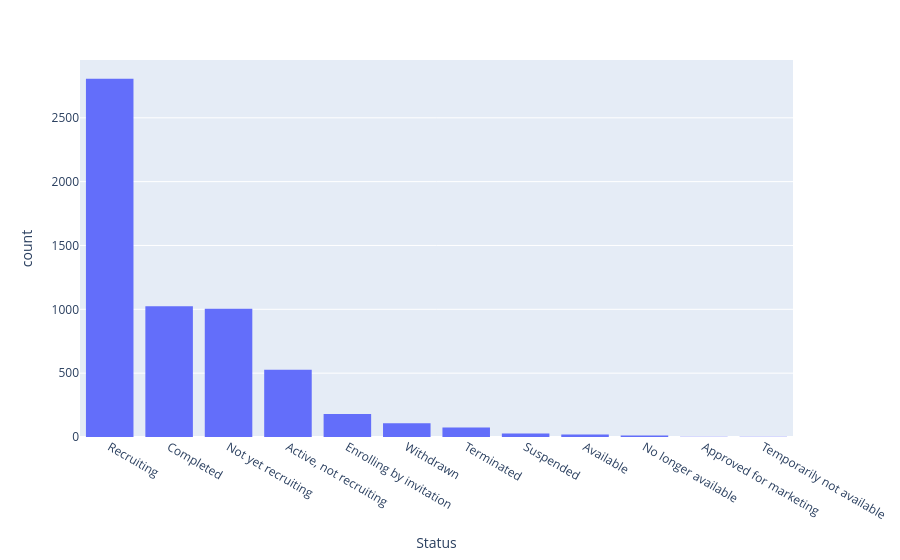

Source (notebook cell):
### Code cell
status = DF_Covid
mask = DF_Covid['Status'].value_counts().sort_values(ascending=False)

fig = px.histogram(
    DF_Covid,
    x='Status',
    category_orders={'Status': mask.index} 
)

fig.show()

### Figure 1 — Plotly figure (JSON) as saved in the notebook; plotly's stock layout.template omitted (floating-point values rounded to 4 significant figures; data arrays with more than 128 entries replaced by an {"elided": "..."} marker saying what was removed)
{"data": [{"bingroup": "x", "hovertemplate": "Status=%{x}<br>count=%{y}<extra></extra>", "legendgroup": "", "marker": {"color": "#636efa", "pattern": {"shape": ""}}, "name": "", "orientation": "v", "showlegend": false, "type": "histogram", "x": {"elided": "5783 str values"}, "xaxis": "x", "yaxis": "y"}], "layout": {"barmode": "relative", "legend": {"tracegroupgap": 0}, "margin": {"t": 60}, "xaxis": {"anchor": "y", "categoryarray": ["Recruiting", "Completed", "Not yet recruiting", "Active, not recruiting", "Enrolling by invitation", "Withdrawn", "Terminated", "Suspended", "Available", "No longer available", "Approved for marketing", "Temporarily not available"], "categoryorder": "array", "domain": [0, 1], "title": {"text": "Status"}}, "yaxis": {"anchor": "x", "domain": [0, 1], "title": {"text": "count"}}}}
